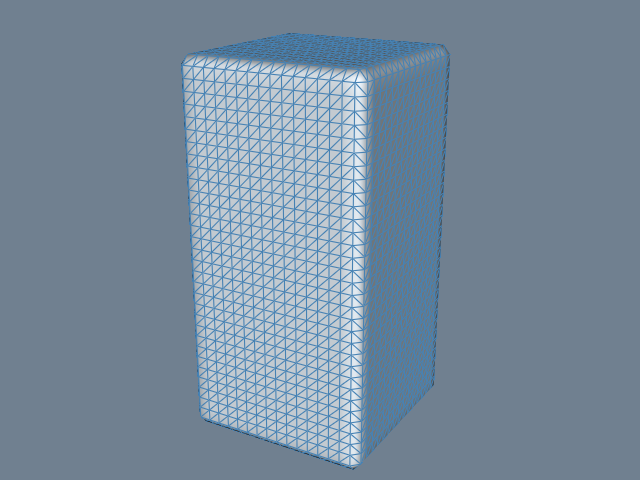

Source code (Python):
#!/usr/bin/env python

# Visualize an implicit box by sampling it on a volume grid and
# extracting the zero isosurface with vtkContourFilter.

# Factory overrides: importing these modules registers the OpenGL rendering
# and interaction style implementations for vtkRenderingCore factory classes.
import vtkmodules.vtkInteractionStyle  # noqa: F401
import vtkmodules.vtkRenderingOpenGL2  # noqa: F401
# VTK pipeline classes used in this example
from vtkmodules.vtkCommonDataModel import vtkBox
from vtkmodules.vtkFiltersCore import vtkContourFilter
from vtkmodules.vtkImagingHybrid import vtkSampleFunction
from vtkmodules.vtkRenderingCore import (
    vtkActor,
    vtkPolyDataMapper,
    vtkRenderWindow,
    vtkRenderWindowInteractor,
    vtkRenderer,
)

# Colors (normalized RGB)
slate_gray_background_rgb = (0.439, 0.502, 0.565)
alice_blue_rgb = (0.941, 0.973, 1.000)
steel_blue_rgb = (0.275, 0.510, 0.706)

# Implicit function: an axis-aligned box
box = vtkBox()
box.SetBounds(-0.5, 0.5, -1.0, 1.0, -0.5, 0.5)

# SampleFunction: evaluate the implicit box on a 50x50x50 grid
sample = vtkSampleFunction()
sample.SetImplicitFunction(box)
sample.SetSampleDimensions(50, 50, 50)
sample.SetModelBounds(-1.5, 1.5, -1.5, 1.5, -1.5, 1.5)
sample.ComputeNormalsOff()

# Contour: extract the zero isosurface (the box surface)
contour = vtkContourFilter()
contour.SetInputConnection(sample.GetOutputPort())
contour.SetValue(0, 0.0)

# Mapper: map the contour surface to graphics primitives
mapper = vtkPolyDataMapper()
mapper.SetInputConnection(contour.GetOutputPort())
mapper.ScalarVisibilityOff()

# Actor: assign the mapped geometry with visible edges
actor = vtkActor()
actor.SetMapper(mapper)
actor.GetProperty().SetColor(alice_blue_rgb)
actor.GetProperty().EdgeVisibilityOn()
actor.GetProperty().SetEdgeColor(steel_blue_rgb)

# Renderer: assemble the scene and configure the camera
renderer = vtkRenderer()
renderer.AddActor(actor)
renderer.SetBackground(slate_gray_background_rgb)

# Window: display the rendered scene
render_window = vtkRenderWindow()
render_window.AddRenderer(renderer)
render_window.SetWindowName("box")
render_window.SetMultiSamples(0)
render_window.SetSize(640, 480)

# Interactor: handle mouse and keyboard events
render_window_interactor = vtkRenderWindowInteractor()
render_window_interactor.SetRenderWindow(render_window)

# Scene: configure the camera
renderer.ResetCamera()
renderer.GetActiveCamera().Azimuth(30)
renderer.GetActiveCamera().Elevation(20)
renderer.ResetCameraClippingRange()

render_window_interactor.Initialize()
render_window_interactor.Start()
